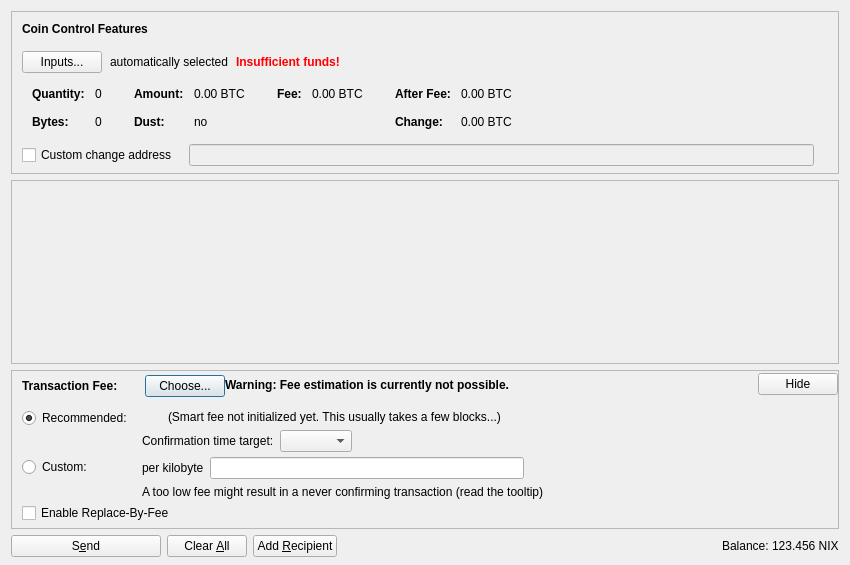
<?xml version="1.0" encoding="UTF-8"?>
<ui version="4.0">
 <class>SendCoinsDialog</class>
 <widget class="QDialog" name="SendCoinsDialog">
  <property name="geometry">
   <rect>
    <x>0</x>
    <y>0</y>
    <width>850</width>
    <height>565</height>
   </rect>
  </property>
  <property name="windowTitle">
   <string>Send Coins</string>
  </property>
  <layout class="QVBoxLayout" name="verticalLayout" stretch="0,1,0,0">
   <property name="bottomMargin">
    <number>8</number>
   </property>
   <item>
    <widget class="QFrame" name="frameCoinControl">
     <property name="sizePolicy">
      <sizepolicy hsizetype="Expanding" vsizetype="Expanding">
       <horstretch>0</horstretch>
       <verstretch>0</verstretch>
      </sizepolicy>
     </property>
     <property name="maximumSize">
      <size>
       <width>16777215</width>
       <height>16777215</height>
      </size>
     </property>
     <property name="frameShape">
      <enum>QFrame::StyledPanel</enum>
     </property>
     <property name="frameShadow">
      <enum>QFrame::Sunken</enum>
     </property>
     <layout class="QVBoxLayout" name="verticalLayoutCoinControl2">
      <property name="spacing">
       <number>0</number>
      </property>
      <property name="leftMargin">
       <number>0</number>
      </property>
      <property name="topMargin">
       <number>0</number>
      </property>
      <property name="rightMargin">
       <number>0</number>
      </property>
      <property name="bottomMargin">
       <number>6</number>
      </property>
      <item>
       <layout class="QVBoxLayout" name="verticalLayoutCoinControl" stretch="0,0,0,0,1">
        <property name="spacing">
         <number>0</number>
        </property>
        <property name="leftMargin">
         <number>10</number>
        </property>
        <property name="topMargin">
         <number>10</number>
        </property>
        <item>
         <layout class="QHBoxLayout" name="horizontalLayoutCoinControl1">
          <property name="bottomMargin">
           <number>15</number>
          </property>
          <item>
           <widget class="QLabel" name="labelCoinControlFeatures">
            <property name="sizePolicy">
             <sizepolicy hsizetype="Preferred" vsizetype="Maximum">
              <horstretch>0</horstretch>
              <verstretch>0</verstretch>
             </sizepolicy>
            </property>
            <property name="font">
             <font>
              <weight>75</weight>
              <bold>true</bold>
             </font>
            </property>
            <property name="styleSheet">
             <string notr="true">font-weight:bold;</string>
            </property>
            <property name="text">
             <string>Coin Control Features</string>
            </property>
           </widget>
          </item>
         </layout>
        </item>
        <item>
         <layout class="QHBoxLayout" name="horizontalLayoutCoinControl2" stretch="0,0,0,0">
          <property name="spacing">
           <number>8</number>
          </property>
          <property name="bottomMargin">
           <number>10</number>
          </property>
          <item>
           <widget class="QPushButton" name="pushButtonCoinControl">
            <property name="styleSheet">
             <string notr="true"/>
            </property>
            <property name="text">
             <string>Inputs...</string>
            </property>
            <property name="autoDefault">
             <bool>false</bool>
            </property>
           </widget>
          </item>
          <item>
           <widget class="QLabel" name="labelCoinControlAutomaticallySelected">
            <property name="text">
             <string>automatically selected</string>
            </property>
            <property name="margin">
             <number>5</number>
            </property>
           </widget>
          </item>
          <item>
           <widget class="QLabel" name="labelCoinControlInsuffFunds">
            <property name="font">
             <font>
              <weight>75</weight>
              <bold>true</bold>
             </font>
            </property>
            <property name="styleSheet">
             <string notr="true">color:red;font-weight:bold;</string>
            </property>
            <property name="text">
             <string>Insufficient funds!</string>
            </property>
            <property name="margin">
             <number>5</number>
            </property>
           </widget>
          </item>
          <item>
           <spacer name="horizontalSpacerCoinControl">
            <property name="orientation">
             <enum>Qt::Horizontal</enum>
            </property>
            <property name="sizeHint" stdset="0">
             <size>
              <width>40</width>
              <height>1</height>
             </size>
            </property>
           </spacer>
          </item>
         </layout>
        </item>
        <item>
         <widget class="QWidget" name="widgetCoinControl" native="true">
          <property name="sizePolicy">
           <sizepolicy hsizetype="Preferred" vsizetype="Preferred">
            <horstretch>0</horstretch>
            <verstretch>0</verstretch>
           </sizepolicy>
          </property>
          <property name="minimumSize">
           <size>
            <width>0</width>
            <height>0</height>
           </size>
          </property>
          <property name="styleSheet">
           <string notr="true"/>
          </property>
          <layout class="QHBoxLayout" name="horizontalLayoutCoinControl5">
           <property name="leftMargin">
            <number>0</number>
           </property>
           <property name="topMargin">
            <number>0</number>
           </property>
           <property name="rightMargin">
            <number>0</number>
           </property>
           <property name="bottomMargin">
            <number>0</number>
           </property>
           <item>
            <layout class="QHBoxLayout" name="horizontalLayoutCoinControl3" stretch="0,0,0,1">
             <property name="spacing">
              <number>20</number>
             </property>
             <property name="topMargin">
              <number>0</number>
             </property>
             <property name="bottomMargin">
              <number>10</number>
             </property>
             <item>
              <layout class="QFormLayout" name="formLayoutCoinControl1">
               <property name="horizontalSpacing">
                <number>10</number>
               </property>
               <property name="verticalSpacing">
                <number>14</number>
               </property>
               <property name="leftMargin">
                <number>10</number>
               </property>
               <property name="topMargin">
                <number>4</number>
               </property>
               <property name="rightMargin">
                <number>6</number>
               </property>
               <item row="0" column="0">
                <widget class="QLabel" name="labelCoinControlQuantityText">
                 <property name="font">
                  <font>
                   <weight>75</weight>
                   <bold>true</bold>
                  </font>
                 </property>
                 <property name="text">
                  <string>Quantity:</string>
                 </property>
                 <property name="margin">
                  <number>0</number>
                 </property>
                </widget>
               </item>
               <item row="0" column="1">
                <widget class="QLabel" name="labelCoinControlQuantity">
                 <property name="cursor">
                  <cursorShape>IBeamCursor</cursorShape>
                 </property>
                 <property name="contextMenuPolicy">
                  <enum>Qt::ActionsContextMenu</enum>
                 </property>
                 <property name="text">
                  <string notr="true">0</string>
                 </property>
                 <property name="margin">
                  <number>0</number>
                 </property>
                 <property name="textInteractionFlags">
                  <set>Qt::LinksAccessibleByMouse|Qt::TextSelectableByKeyboard|Qt::TextSelectableByMouse</set>
                 </property>
                </widget>
               </item>
               <item row="1" column="0">
                <widget class="QLabel" name="labelCoinControlBytesText">
                 <property name="font">
                  <font>
                   <weight>75</weight>
                   <bold>true</bold>
                  </font>
                 </property>
                 <property name="text">
                  <string>Bytes:</string>
                 </property>
                </widget>
               </item>
               <item row="1" column="1">
                <widget class="QLabel" name="labelCoinControlBytes">
                 <property name="cursor">
                  <cursorShape>IBeamCursor</cursorShape>
                 </property>
                 <property name="contextMenuPolicy">
                  <enum>Qt::ActionsContextMenu</enum>
                 </property>
                 <property name="text">
                  <string notr="true">0</string>
                 </property>
                 <property name="textInteractionFlags">
                  <set>Qt::LinksAccessibleByMouse|Qt::TextSelectableByKeyboard|Qt::TextSelectableByMouse</set>
                 </property>
                </widget>
               </item>
              </layout>
             </item>
             <item>
              <layout class="QFormLayout" name="formLayoutCoinControl2">
               <property name="horizontalSpacing">
                <number>10</number>
               </property>
               <property name="verticalSpacing">
                <number>14</number>
               </property>
               <property name="leftMargin">
                <number>6</number>
               </property>
               <property name="topMargin">
                <number>4</number>
               </property>
               <property name="rightMargin">
                <number>6</number>
               </property>
               <item row="0" column="0">
                <widget class="QLabel" name="labelCoinControlAmountText">
                 <property name="font">
                  <font>
                   <weight>75</weight>
                   <bold>true</bold>
                  </font>
                 </property>
                 <property name="text">
                  <string>Amount:</string>
                 </property>
                 <property name="margin">
                  <number>0</number>
                 </property>
                </widget>
               </item>
               <item row="0" column="1">
                <widget class="QLabel" name="labelCoinControlAmount">
                 <property name="cursor">
                  <cursorShape>IBeamCursor</cursorShape>
                 </property>
                 <property name="contextMenuPolicy">
                  <enum>Qt::ActionsContextMenu</enum>
                 </property>
                 <property name="text">
                  <string notr="true">0.00 BTC</string>
                 </property>
                 <property name="textInteractionFlags">
                  <set>Qt::LinksAccessibleByMouse|Qt::TextSelectableByKeyboard|Qt::TextSelectableByMouse</set>
                 </property>
                </widget>
               </item>
               <item row="1" column="0">
                <widget class="QLabel" name="labelCoinControlLowOutputText">
                 <property name="font">
                  <font>
                   <weight>75</weight>
                   <bold>true</bold>
                  </font>
                 </property>
                 <property name="text">
                  <string>Dust:</string>
                 </property>
                </widget>
               </item>
               <item row="1" column="1">
                <widget class="QLabel" name="labelCoinControlLowOutput">
                 <property name="cursor">
                  <cursorShape>IBeamCursor</cursorShape>
                 </property>
                 <property name="contextMenuPolicy">
                  <enum>Qt::ActionsContextMenu</enum>
                 </property>
                 <property name="text">
                  <string notr="true">no</string>
                 </property>
                 <property name="textInteractionFlags">
                  <set>Qt::LinksAccessibleByMouse|Qt::TextSelectableByKeyboard|Qt::TextSelectableByMouse</set>
                 </property>
                </widget>
               </item>
              </layout>
             </item>
             <item>
              <layout class="QFormLayout" name="formLayoutCoinControl3">
               <property name="horizontalSpacing">
                <number>10</number>
               </property>
               <property name="verticalSpacing">
                <number>14</number>
               </property>
               <property name="leftMargin">
                <number>6</number>
               </property>
               <property name="topMargin">
                <number>4</number>
               </property>
               <property name="rightMargin">
                <number>6</number>
               </property>
               <item row="0" column="0">
                <widget class="QLabel" name="labelCoinControlFeeText">
                 <property name="font">
                  <font>
                   <weight>75</weight>
                   <bold>true</bold>
                  </font>
                 </property>
                 <property name="text">
                  <string>Fee:</string>
                 </property>
                 <property name="margin">
                  <number>0</number>
                 </property>
                </widget>
               </item>
               <item row="0" column="1">
                <widget class="QLabel" name="labelCoinControlFee">
                 <property name="cursor">
                  <cursorShape>IBeamCursor</cursorShape>
                 </property>
                 <property name="contextMenuPolicy">
                  <enum>Qt::ActionsContextMenu</enum>
                 </property>
                 <property name="text">
                  <string notr="true">0.00 BTC</string>
                 </property>
                 <property name="textInteractionFlags">
                  <set>Qt::LinksAccessibleByMouse|Qt::TextSelectableByKeyboard|Qt::TextSelectableByMouse</set>
                 </property>
                </widget>
               </item>
              </layout>
             </item>
             <item>
              <layout class="QFormLayout" name="formLayoutCoinControl4">
               <property name="horizontalSpacing">
                <number>10</number>
               </property>
               <property name="verticalSpacing">
                <number>14</number>
               </property>
               <property name="leftMargin">
                <number>6</number>
               </property>
               <property name="topMargin">
                <number>4</number>
               </property>
               <property name="rightMargin">
                <number>6</number>
               </property>
               <item row="0" column="0">
                <widget class="QLabel" name="labelCoinControlAfterFeeText">
                 <property name="font">
                  <font>
                   <weight>75</weight>
                   <bold>true</bold>
                  </font>
                 </property>
                 <property name="text">
                  <string>After Fee:</string>
                 </property>
                 <property name="margin">
                  <number>0</number>
                 </property>
                </widget>
               </item>
               <item row="0" column="1">
                <widget class="QLabel" name="labelCoinControlAfterFee">
                 <property name="cursor">
                  <cursorShape>IBeamCursor</cursorShape>
                 </property>
                 <property name="contextMenuPolicy">
                  <enum>Qt::ActionsContextMenu</enum>
                 </property>
                 <property name="text">
                  <string notr="true">0.00 BTC</string>
                 </property>
                 <property name="textInteractionFlags">
                  <set>Qt::LinksAccessibleByMouse|Qt::TextSelectableByKeyboard|Qt::TextSelectableByMouse</set>
                 </property>
                </widget>
               </item>
               <item row="1" column="0">
                <widget class="QLabel" name="labelCoinControlChangeText">
                 <property name="font">
                  <font>
                   <weight>75</weight>
                   <bold>true</bold>
                  </font>
                 </property>
                 <property name="text">
                  <string>Change:</string>
                 </property>
                </widget>
               </item>
               <item row="1" column="1">
                <widget class="QLabel" name="labelCoinControlChange">
                 <property name="cursor">
                  <cursorShape>IBeamCursor</cursorShape>
                 </property>
                 <property name="contextMenuPolicy">
                  <enum>Qt::ActionsContextMenu</enum>
                 </property>
                 <property name="text">
                  <string notr="true">0.00 BTC</string>
                 </property>
                 <property name="textInteractionFlags">
                  <set>Qt::LinksAccessibleByMouse|Qt::TextSelectableByKeyboard|Qt::TextSelectableByMouse</set>
                 </property>
                </widget>
               </item>
              </layout>
             </item>
            </layout>
           </item>
          </layout>
         </widget>
        </item>
        <item>
         <layout class="QHBoxLayout" name="horizontalLayoutCoinControl4" stretch="0,0,0">
          <property name="spacing">
           <number>12</number>
          </property>
          <property name="sizeConstraint">
           <enum>QLayout::SetDefaultConstraint</enum>
          </property>
          <property name="topMargin">
           <number>5</number>
          </property>
          <property name="rightMargin">
           <number>5</number>
          </property>
          <item>
           <widget class="QCheckBox" name="checkBoxCoinControlChange">
            <property name="toolTip">
             <string>If this is activated, but the change address is empty or invalid, change will be sent to a newly generated address.</string>
            </property>
            <property name="text">
             <string>Custom change address</string>
            </property>
           </widget>
          </item>
          <item>
           <widget class="QValidatedLineEdit" name="lineEditCoinControlChange">
            <property name="enabled">
             <bool>false</bool>
            </property>
            <property name="sizePolicy">
             <sizepolicy hsizetype="Expanding" vsizetype="Fixed">
              <horstretch>0</horstretch>
              <verstretch>0</verstretch>
             </sizepolicy>
            </property>
           </widget>
          </item>
          <item>
           <widget class="QLabel" name="labelCoinControlChangeLabel">
            <property name="sizePolicy">
             <sizepolicy hsizetype="Preferred" vsizetype="Expanding">
              <horstretch>0</horstretch>
              <verstretch>0</verstretch>
             </sizepolicy>
            </property>
            <property name="minimumSize">
             <size>
              <width>0</width>
              <height>0</height>
             </size>
            </property>
            <property name="text">
             <string/>
            </property>
            <property name="margin">
             <number>3</number>
            </property>
           </widget>
          </item>
         </layout>
        </item>
        <item>
         <spacer name="verticalSpacerCoinControl">
          <property name="orientation">
           <enum>Qt::Vertical</enum>
          </property>
          <property name="sizeHint" stdset="0">
           <size>
            <width>800</width>
            <height>1</height>
           </size>
          </property>
         </spacer>
        </item>
       </layout>
      </item>
     </layout>
    </widget>
   </item>
   <item>
    <widget class="QScrollArea" name="scrollArea">
     <property name="widgetResizable">
      <bool>true</bool>
     </property>
     <widget class="QWidget" name="scrollAreaWidgetContents">
      <property name="geometry">
       <rect>
        <x>0</x>
        <y>0</y>
        <width>824</width>
        <height>72</height>
       </rect>
      </property>
      <layout class="QVBoxLayout" name="verticalLayout_2" stretch="0,1">
       <property name="leftMargin">
        <number>0</number>
       </property>
       <property name="topMargin">
        <number>0</number>
       </property>
       <property name="rightMargin">
        <number>0</number>
       </property>
       <property name="bottomMargin">
        <number>0</number>
       </property>
       <item>
        <layout class="QVBoxLayout" name="entries">
         <property name="spacing">
          <number>6</number>
         </property>
        </layout>
       </item>
       <item>
        <spacer name="verticalSpacer">
         <property name="orientation">
          <enum>Qt::Vertical</enum>
         </property>
         <property name="sizeHint" stdset="0">
          <size>
           <width>20</width>
           <height>40</height>
          </size>
         </property>
        </spacer>
       </item>
      </layout>
     </widget>
    </widget>
   </item>
   <item>
    <widget class="QFrame" name="frameFee">
     <property name="sizePolicy">
      <sizepolicy hsizetype="Expanding" vsizetype="Expanding">
       <horstretch>0</horstretch>
       <verstretch>0</verstretch>
      </sizepolicy>
     </property>
     <property name="maximumSize">
      <size>
       <width>16777215</width>
       <height>16777215</height>
      </size>
     </property>
     <property name="frameShape">
      <enum>QFrame::StyledPanel</enum>
     </property>
     <property name="frameShadow">
      <enum>QFrame::Sunken</enum>
     </property>
     <layout class="QVBoxLayout" name="verticalLayoutFee1">
      <property name="spacing">
       <number>0</number>
      </property>
      <property name="leftMargin">
       <number>0</number>
      </property>
      <property name="topMargin">
       <number>0</number>
      </property>
      <property name="rightMargin">
       <number>0</number>
      </property>
      <property name="bottomMargin">
       <number>0</number>
      </property>
      <item>
       <layout class="QVBoxLayout" name="verticalLayoutFee2" stretch="0,0,0">
        <property name="spacing">
         <number>0</number>
        </property>
        <property name="leftMargin">
         <number>10</number>
        </property>
        <property name="topMargin">
         <number>0</number>
        </property>
        <item>
         <layout class="QHBoxLayout" name="horizontalLayoutFee1">
          <property name="bottomMargin">
           <number>0</number>
          </property>
          <item>
           <layout class="QVBoxLayout" name="verticalLayoutFee7">
            <property name="spacing">
             <number>0</number>
            </property>
            <item>
             <spacer name="verticalSpacerSmartFee">
              <property name="orientation">
               <enum>Qt::Vertical</enum>
              </property>
              <property name="sizeType">
               <enum>QSizePolicy::Fixed</enum>
              </property>
              <property name="sizeHint" stdset="0">
               <size>
                <width>1</width>
                <height>4</height>
               </size>
              </property>
             </spacer>
            </item>
            <item>
             <layout class="QHBoxLayout" name="horizontalLayoutSmartFee">
              <property name="spacing">
               <number>10</number>
              </property>
              <item>
               <widget class="QLabel" name="labelFeeHeadline">
                <property name="sizePolicy">
                 <sizepolicy hsizetype="Preferred" vsizetype="Maximum">
                  <horstretch>0</horstretch>
                  <verstretch>0</verstretch>
                 </sizepolicy>
                </property>
                <property name="font">
                 <font>
                  <weight>75</weight>
                  <bold>true</bold>
                 </font>
                </property>
                <property name="styleSheet">
                 <string notr="true">font-weight:bold;</string>
                </property>
                <property name="text">
                 <string>Transaction Fee:</string>
                </property>
               </widget>
              </item>
              <item>
               <widget class="QLabel" name="labelFeeMinimized">
                <property name="text">
                 <string/>
                </property>
               </widget>
              </item>
              <item>
               <widget class="QPushButton" name="buttonChooseFee">
                <property name="text">
                 <string>Choose...</string>
                </property>
               </widget>
              </item>
             </layout>
            </item>
            <item>
             <spacer name="verticalSpacer_5">
              <property name="orientation">
               <enum>Qt::Vertical</enum>
              </property>
              <property name="sizeHint" stdset="0">
               <size>
                <width>1</width>
                <height>1</height>
               </size>
              </property>
             </spacer>
            </item>
           </layout>
          </item>
          <item>
           <widget class="QLabel" name="fallbackFeeWarningLabel">
            <property name="font">
             <font>
              <weight>75</weight>
              <bold>true</bold>
             </font>
            </property>
            <property name="toolTip">
             <string>Using the fallbackfee can result in sending a transaction that will take several hours or days (or never) to confirm. Consider choosing your fee manually or wait until you have validated the complete chain.</string>
            </property>
            <property name="text">
             <string>Warning: Fee estimation is currently not possible.</string>
            </property>
            <property name="wordWrap">
             <bool>false</bool>
            </property>
           </widget>
          </item>
          <item>
           <spacer name="horizontalSpacer_4">
            <property name="orientation">
             <enum>Qt::Horizontal</enum>
            </property>
            <property name="sizeType">
             <enum>QSizePolicy::MinimumExpanding</enum>
            </property>
            <property name="sizeHint" stdset="0">
             <size>
              <width>40</width>
              <height>20</height>
             </size>
            </property>
           </spacer>
          </item>
          <item>
           <widget class="QPushButton" name="buttonMinimizeFee">
            <property name="toolTip">
             <string>collapse fee-settings</string>
            </property>
            <property name="text">
             <string>Hide</string>
            </property>
           </widget>
          </item>
         </layout>
        </item>
        <item>
         <widget class="QFrame" name="frameFeeSelection">
          <layout class="QVBoxLayout" name="verticalLayoutFee12">
           <property name="spacing">
            <number>0</number>
           </property>
           <property name="leftMargin">
            <number>0</number>
           </property>
           <property name="topMargin">
            <number>0</number>
           </property>
           <property name="rightMargin">
            <number>0</number>
           </property>
           <property name="bottomMargin">
            <number>0</number>
           </property>
           <item>
            <layout class="QGridLayout" name="gridLayoutFee">
             <property name="topMargin">
              <number>10</number>
             </property>
             <property name="bottomMargin">
              <number>4</number>
             </property>
             <property name="horizontalSpacing">
              <number>10</number>
             </property>
             <property name="verticalSpacing">
              <number>4</number>
             </property>
             <item row="1" column="1">
              <layout class="QVBoxLayout" name="verticalLayoutFee8">
               <property name="spacing">
                <number>6</number>
               </property>
               <item>
                <layout class="QHBoxLayout" name="horizontalLayoutFee13">
                 <item>
                  <widget class="QLabel" name="labelCustomPerKilobyte">
                   <property name="toolTip">
                    <string>If the custom fee is set to 1000 satoshis and the transaction is only 250 bytes, then &quot;per kilobyte&quot; only pays 250 satoshis in fee, while &quot;total at least&quot; pays 1000 satoshis. For transactions bigger than a kilobyte both pay by kilobyte.</string>
                   </property>
                   <property name="text">
                    <string>per kilobyte</string>
                   </property>
                  </widget>
                 </item>
                 <item>
                  <widget class="BitcoinAmountField" name="customFee"/>
                 </item>
                 <item>
                  <spacer name="horizontalSpacer_6">
                   <property name="orientation">
                    <enum>Qt::Horizontal</enum>
                   </property>
                   <property name="sizeHint" stdset="0">
                    <size>
                     <width>1</width>
                     <height>1</height>
                    </size>
                   </property>
                  </spacer>
                 </item>
                </layout>
               </item>
               <item>
                <layout class="QHBoxLayout" name="horizontalLayoutFee8">
                 <item>
                  <widget class="QLabel" name="labelCustomFeeWarning">
                   <property name="enabled">
                    <bool>true</bool>
                   </property>
                   <property name="toolTip">
                    <string>When there is less transaction volume than space in the blocks, miners as well as relaying nodes may enforce a minimum fee. Paying only this minimum fee is just fine, but be aware that this can result in a never confirming transaction once there is more demand for bitcoin transactions than the network can process.</string>
                   </property>
                   <property name="text">
                    <string>A too low fee might result in a never confirming transaction (read the tooltip)</string>
                   </property>
                  </widget>
                 </item>
                 <item>
                  <spacer name="horizontalSpacer_2">
                   <property name="orientation">
                    <enum>Qt::Horizontal</enum>
                   </property>
                   <property name="sizeHint" stdset="0">
                    <size>
                     <width>1</width>
                     <height>1</height>
                    </size>
                   </property>
                  </spacer>
                 </item>
                </layout>
               </item>
              </layout>
             </item>
             <item row="0" column="0">
              <layout class="QVBoxLayout" name="verticalLayoutFee4" stretch="0,1">
               <item>
                <widget class="QRadioButton" name="radioSmartFee">
                 <property name="text">
                  <string>Recommended:</string>
                 </property>
                 <property name="checked">
                  <bool>true</bool>
                 </property>
                 <attribute name="buttonGroup">
                  <string notr="true">groupFee</string>
                 </attribute>
                </widget>
               </item>
               <item>
                <spacer name="verticalSpacer_2">
                 <property name="orientation">
                  <enum>Qt::Vertical</enum>
                 </property>
                 <property name="sizeHint" stdset="0">
                  <size>
                   <width>1</width>
                   <height>1</height>
                  </size>
                 </property>
                </spacer>
               </item>
              </layout>
             </item>
             <item row="1" column="0">
              <layout class="QVBoxLayout" name="verticalLayoutFee9" stretch="0,1">
               <item>
                <widget class="QRadioButton" name="radioCustomFee">
                 <property name="text">
                  <string>Custom:</string>
                 </property>
                 <attribute name="buttonGroup">
                  <string notr="true">groupFee</string>
                 </attribute>
                </widget>
               </item>
               <item>
                <spacer name="verticalSpacer_6">
                 <property name="orientation">
                  <enum>Qt::Vertical</enum>
                 </property>
                 <property name="sizeHint" stdset="0">
                  <size>
                   <width>1</width>
                   <height>1</height>
                  </size>
                 </property>
                </spacer>
               </item>
              </layout>
             </item>
             <item row="0" column="1">
              <layout class="QVBoxLayout" name="verticalLayoutFee3" stretch="0,0,1">
               <property name="spacing">
                <number>6</number>
               </property>
               <property name="topMargin">
                <number>2</number>
               </property>
               <item>
                <layout class="QHBoxLayout" name="horizontalLayoutFee12">
                 <item>
                  <widget class="QLabel" name="labelSmartFee">
                   <property name="text">
                    <string/>
                   </property>
                  </widget>
                 </item>
                 <item>
                  <widget class="QLabel" name="labelFeeEstimation">
                   <property name="text">
                    <string/>
                   </property>
                  </widget>
                 </item>
                 <item>
                  <widget class="QLabel" name="labelSmartFee2">
                   <property name="text">
                    <string>(Smart fee not initialized yet. This usually takes a few blocks...)</string>
                   </property>
                  </widget>
                 </item>
                 <item>
                  <spacer name="horizontalSpacer_5">
                   <property name="orientation">
                    <enum>Qt::Horizontal</enum>
                   </property>
                   <property name="sizeHint" stdset="0">
                    <size>
                     <width>1</width>
                     <height>1</height>
                    </size>
                   </property>
                  </spacer>
                 </item>
                </layout>
               </item>
               <item>
                <layout class="QHBoxLayout" name="horizontalLayoutFee9">
                 <item>
                  <layout class="QVBoxLayout" name="verticalLayoutFee6">
                   <item>
                    <widget class="QLabel" name="labelSmartFee3">
                     <property name="text">
                      <string>Confirmation time target:</string>
                     </property>
                    </widget>
                   </item>
                  </layout>
                 </item>
                 <item>
                  <layout class="QVBoxLayout" name="verticalLayoutFee5">
                   <property name="rightMargin">
                    <number>30</number>
                   </property>
                   <item>
                    <layout class="QHBoxLayout" name="horizontalLayoutConfTarget">
                     <property name="bottomMargin">
                      <number>0</number>
                     </property>
                     <item>
                      <widget class="QComboBox" name="confTargetSelector"/>
                     </item>
                     <item>
                      <spacer name="horizontalSpacerConfTarget">
                       <property name="orientation">
                        <enum>Qt::Horizontal</enum>
                       </property>
                       <property name="sizeHint" stdset="0">
                        <size>
                         <width>40</width>
                         <height>20</height>
                        </size>
                       </property>
                      </spacer>
                     </item>
                    </layout>
                   </item>
                  </layout>
                 </item>
                </layout>
               </item>
               <item>
                <spacer name="verticalSpacer_4">
                 <property name="orientation">
                  <enum>Qt::Vertical</enum>
                 </property>
                 <property name="sizeHint" stdset="0">
                  <size>
                   <width>1</width>
                   <height>1</height>
                  </size>
                 </property>
                </spacer>
               </item>
              </layout>
             </item>
            </layout>
           </item>
           <item>
            <widget class="QCheckBox" name="optInRBF">
             <property name="toolTip">
              <string>With Replace-By-Fee (BIP-125) you can increase a transaction's fee after it is sent. Without this, a higher fee may be recommended to compensate for increased transaction delay risk.</string>
             </property>
             <property name="text">
              <string>Enable Replace-By-Fee</string>
             </property>
            </widget>
           </item>
          </layout>
         </widget>
        </item>
        <item>
         <spacer name="verticalSpacerFee">
          <property name="orientation">
           <enum>Qt::Vertical</enum>
          </property>
          <property name="sizeHint" stdset="0">
           <size>
            <width>40</width>
            <height>5</height>
           </size>
          </property>
         </spacer>
        </item>
       </layout>
      </item>
     </layout>
    </widget>
   </item>
   <item>
    <layout class="QHBoxLayout" name="horizontalLayout">
     <item>
      <widget class="QPushButton" name="sendButton">
       <property name="minimumSize">
        <size>
         <width>150</width>
         <height>0</height>
        </size>
       </property>
       <property name="toolTip">
        <string>Confirm the send action</string>
       </property>
       <property name="text">
        <string>S&amp;end</string>
       </property>
       <property name="icon">
        <iconset resource="../nix.qrc">
         <normaloff>:/icons/send</normaloff>:/icons/send</iconset>
       </property>
       <property name="autoDefault">
        <bool>false</bool>
       </property>
       <property name="default">
        <bool>false</bool>
       </property>
      </widget>
     </item>
     <item>
      <widget class="QPushButton" name="clearButton">
       <property name="sizePolicy">
        <sizepolicy hsizetype="Minimum" vsizetype="Fixed">
         <horstretch>0</horstretch>
         <verstretch>0</verstretch>
        </sizepolicy>
       </property>
       <property name="toolTip">
        <string>Clear all fields of the form.</string>
       </property>
       <property name="text">
        <string>Clear &amp;All</string>
       </property>
       <property name="icon">
        <iconset resource="../nix.qrc">
         <normaloff>:/icons/remove</normaloff>:/icons/remove</iconset>
       </property>
       <property name="autoDefault">
        <bool>false</bool>
       </property>
      </widget>
     </item>
     <item>
      <widget class="QPushButton" name="addButton">
       <property name="toolTip">
        <string>Send to multiple recipients at once</string>
       </property>
       <property name="text">
        <string>Add &amp;Recipient</string>
       </property>
       <property name="icon">
        <iconset resource="../nix.qrc">
         <normaloff>:/icons/add</normaloff>:/icons/add</iconset>
       </property>
       <property name="autoDefault">
        <bool>false</bool>
       </property>
      </widget>
     </item>
     <item>
      <spacer name="horizontalSpacer">
       <property name="orientation">
        <enum>Qt::Horizontal</enum>
       </property>
       <property name="sizeHint" stdset="0">
        <size>
         <width>40</width>
         <height>20</height>
        </size>
       </property>
      </spacer>
     </item>
     <item>
      <layout class="QHBoxLayout" name="horizontalLayout_2">
       <property name="spacing">
        <number>3</number>
       </property>
       <item>
        <widget class="QLabel" name="label">
         <property name="sizePolicy">
          <sizepolicy hsizetype="Preferred" vsizetype="Fixed">
           <horstretch>0</horstretch>
           <verstretch>0</verstretch>
          </sizepolicy>
         </property>
         <property name="text">
          <string>Balance:</string>
         </property>
        </widget>
       </item>
       <item>
        <widget class="QLabel" name="labelBalance">
         <property name="sizePolicy">
          <sizepolicy hsizetype="Preferred" vsizetype="Fixed">
           <horstretch>0</horstretch>
           <verstretch>0</verstretch>
          </sizepolicy>
         </property>
         <property name="cursor">
          <cursorShape>IBeamCursor</cursorShape>
         </property>
         <property name="text">
          <string notr="true">123.456 NIX</string>
         </property>
         <property name="textInteractionFlags">
          <set>Qt::LinksAccessibleByMouse|Qt::TextSelectableByKeyboard|Qt::TextSelectableByMouse</set>
         </property>
        </widget>
       </item>
      </layout>
     </item>
    </layout>
   </item>
  </layout>
 </widget>
 <customwidgets>
  <customwidget>
   <class>QValidatedLineEdit</class>
   <extends>QLineEdit</extends>
   <header>qt/qvalidatedlineedit.h</header>
  </customwidget>
  <customwidget>
   <class>BitcoinAmountField</class>
   <extends>QLineEdit</extends>
   <header>qt/nixamountfield.h</header>
   <container>1</container>
  </customwidget>
 </customwidgets>
 <resources>
  <include location="../nix.qrc"/>
 </resources>
 <connections/>
 <buttongroups>
  <buttongroup name="groupFee"/>
 </buttongroups>
</ui>
